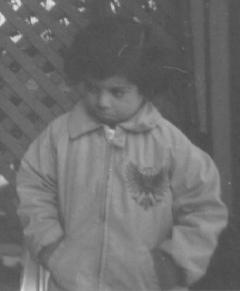
#> input picture Lab3/Question 1/pout.jpg, 240 x 291 px
$ python 'Ideal Low Pass Filter.py'   (Python 2 division)
#> lines starting #> are read from the running program, lines starting #| are printed output that depends on the picture
import numpy as np
import cv2
from pylab import *
from matplotlib import pyplot as plt

img = cv2.imread('pout.jpg',0)
#> img is the input picture: shape (291, 240); min 72, max 229, mean 110.3

dft = cv2.dft(np.float32(img),flags = cv2.DFT_COMPLEX_OUTPUT)
dft_shift = np.fft.fftshift(dft)

magnitude_spectrum = 20*np.log(cv2.magnitude(dft_shift[:,:,0],dft_shift[:,:,1]))
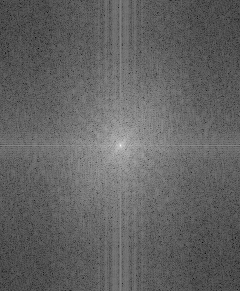
#> magnitude_spectrum: shape (291, 240) float32; min -4.67, max 317.1, mean 120.4; drawn with min black and max white

rows, cols = img.shape
#> rows = 291; cols = 240
crow,ccol = rows/2 , cols/2
#> crow = 145; ccol = 120

# create a mask first, center square is 1, remaining all zeros
mask = np.zeros((rows,cols,2),np.uint8)
mask[crow-30:crow+30, ccol-30:ccol+30] = 1

# apply mask and inverse DFT
fshift = dft_shift*mask
f_ishift = np.fft.ifftshift(fshift)
img_back = cv2.idft(f_ishift)
img_back = cv2.magnitude(img_back[:,:,0],img_back[:,:,1])
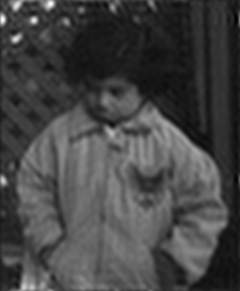
#> img_back: shape (291, 240) float32; min 4654823, max 15839341, mean 7704552.5; drawn with min black and max white
#cv2.imwrite('Ideal Low Pass.jpg', img_back)

plt.subplot(121),plt.imshow(img, cmap = 'gray')
plt.title('Input Image'), plt.xticks([]), plt.yticks([])
plt.subplot(122),plt.imshow(img_back, cmap = 'gray')
plt.title('Image After LPF'), plt.xticks([]), plt.yticks([])
plt.savefig('Ideal Low Pass.jpg')
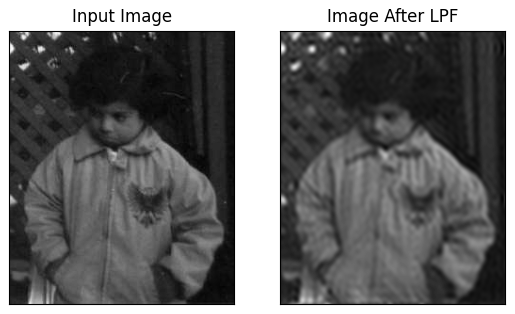
#> figure drawn by matplotlib, 2 panels
plt.show()
